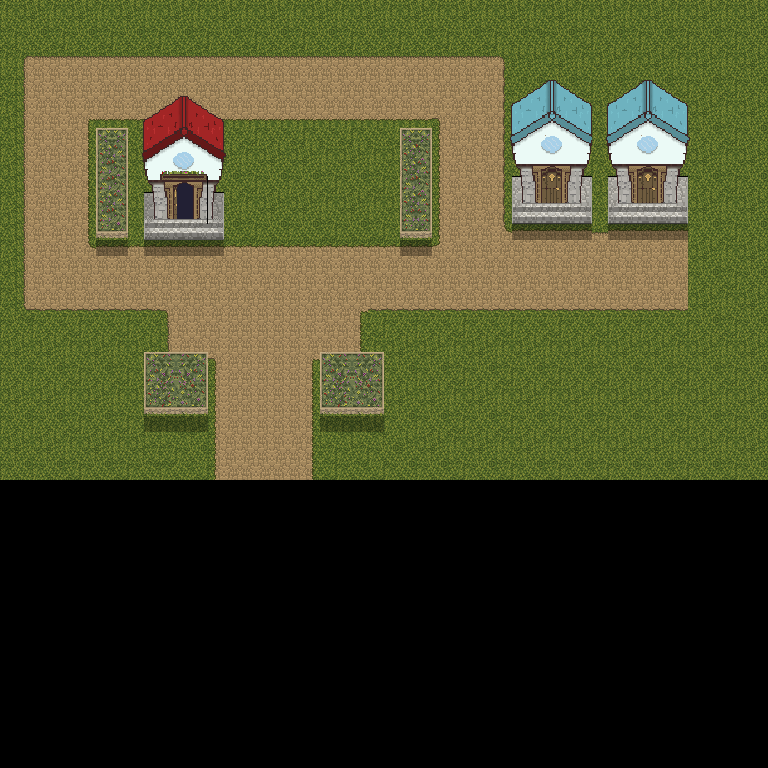

Tiled map render using the project's own tile images. Description and the map definition, with tile-layer contents summarised, below:
An orthogonal 48x48 tile map with 16x16 px tiles, 3 tile layers (Tile Layer 1, Tile Layer 2, Tile Layer 3), 2 tilesets.

<map version="1.5" tiledversion="1.7.2" orientation="orthogonal" renderorder="left-down" width="48" height="48" tilewidth="16" tileheight="16" infinite="0" nextlayerid="4" nextobjectid="1">
 <tileset firstgid="1" source="FishingVillage_Tileset-sheet-export.tsx" />
 <tileset firstgid="1996" source="Houses_Tileset.tsx" />
 <layer id="1" name="Tile Layer 1" width="48" height="48">
  <data>[2304 cells, 1437 non-empty, 83 distinct tile ids]</data>
 </layer>
 <layer id="2" name="Tile Layer 2" width="48" height="48">
  <data>[2304 cells, 143 non-empty, 106 distinct tile ids]</data>
 </layer>
 <layer id="3" name="Tile Layer 3" width="48" height="48">
  <data>[2304 cells, 0 non-empty, 0 distinct tile ids]</data>
 </layer>
</map>
